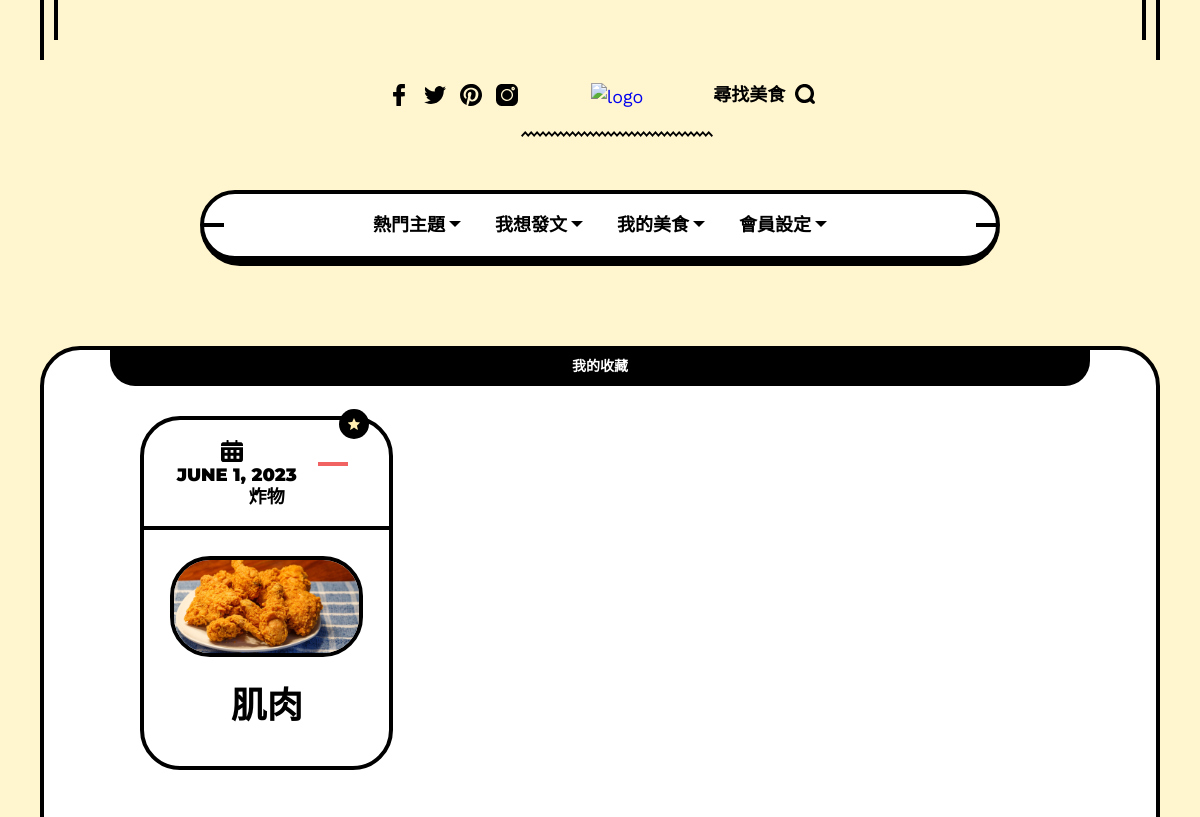
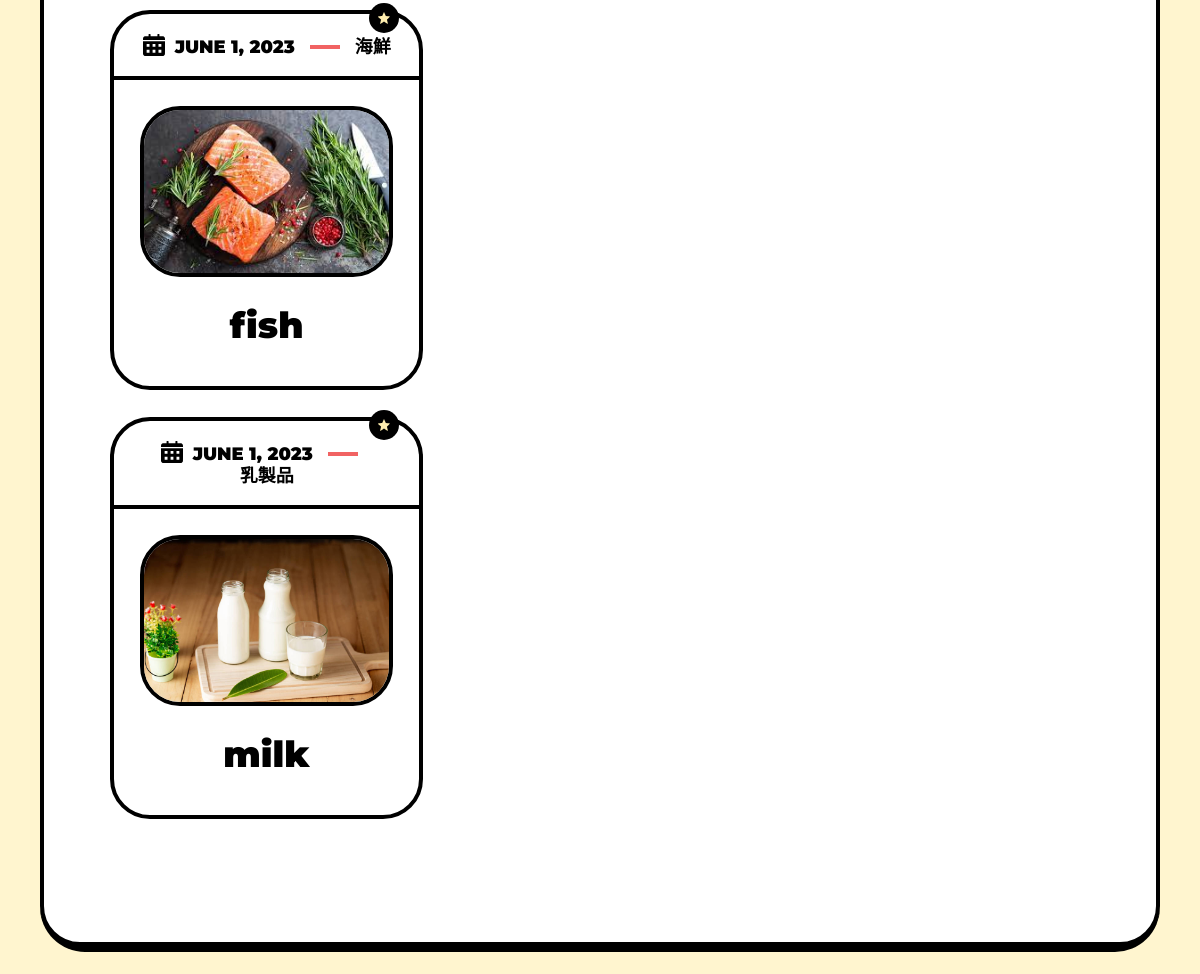
/mylove/ (signed in), run on the app's committed database (2 pictures, top to bottom).
### baseapp/models.py (models this page shows)
class food(models.Model):
    food_no = models.AutoField(primary_key=True,null= False)
    food_name = models.CharField(max_length=100, null = False)
    food_img = models.ImageField(upload_to='image/', blank=False, null=False)
    context = models.CharField(max_length=225,default="沒有內文喔！")
    adr = models.CharField(max_length=225,default=" ")
    username=models.ForeignKey("basedata",on_delete=models.CASCADE)
    tag = models.CharField(max_length=20,null=False,default="0")
    upload_date = models.DateField(default=timezone.now)

### baseapp/views.py (the view)
# urls.py: path('mylove/',views.into_mylove),
def into_mylove(request):
	if request.user.is_authenticated:
		username = request.user.username
		data = food.objects.filter(love__username__exact=username)
		return render(request,'mylove.html',locals())
	else:
		return redirect('/login/')

### templates/mylove.html (shortened to what this page needs)
{% extends 'page.html' %}
{% block content %}
    <div class="xoxo_fn_hassidebar">
        <div class="xoxo_fn_sidebar">
            <div class="container blog_layout_classic_container">
                <div class="widget_block clear widget_xoxo_custom_categories">
                    <div class="wid-title">
                        <span class="text">我的收藏</span>
                    </div>
                    <div class="xoxo_fn_hassidebar">
                        <div class="xoxo_fn_rightsidebar">
                            <ul> {% for data in data%}
                                <div class="blog__item blog__item_classic">
                                   <span class="post_icon">
                                   </span>
                                   <div class="fn__meta">
                                       <p>
                                           <span class="meta_item meta_date">
                                               {{data.upload_date}}
                                           </span>
                                           <span class="meta_item meta_category">
                                               <a class=" fn_last_category" href="/search/{{data.tag}}">{{data.tag}}</a>
                                           </span>
                                       </p>
                                   </div>
                                   <div class="bottom_holder">
                                       <div class="blog__image">
                                           <a href="/quote_post/{{data.food_no}}"><img src="/media/{{data.food_img}}" alt="Post Image"></a>
                                       </div>
                                       <div class="title_holder">
                                           <div class="title">
                                               <h3><a href="/quote_post/{{data.food_no}}">{{data.food_name}}</a></h3>
                                           </div>
                                       </div>
                                   </div>
                               </div>
                                <br>
                            </ul>  {%endfor%}
                        </div>
                    </div>
                </div>
            </div>
        </div>
    </div>
{% endblock %}

### static/css/base.css (style rules this page uses)
iframe,img,table { max-width:100% }
a,abbr,acronym,address,applet,b,big,blockquote,body,caption,center,cite,code,dd,del,dfn,div,dl,dt,em,fieldset,font,form,h1,h2,h3,h4,h5,h6,html,i,iframe,ins,kbd,label,legend,li,object,ol,p,pre,q,s,samp,small,span,strike,strong,sub,sup,table,tbody,td,tfoot,th,thead,tr,tt,u,ul,var { background:0 0; border:0; margin:0; padding:0; vertical-align:baseline; outline:0 }
ol,ul { margin:30px }
img { vertical-align:middle; height: auto; }
h1,h2,h3,h4,h5,h6 { font-weight:500; color:#1e1e1e; margin-bottom:20px }
h3 { font-size:30px }
p { letter-spacing:1px }
ol, ul { margin: 30px; }
h1, h2, h3, h4, h5, h6 { color: var(--xoxo-hc); line-height: 1.44; }
h1 > a, h2 > a, h3 > a, h4 > a, h5 > a, h6 > a { color: var(--xoxo-hc); text-decoration: none; }
h1, h2, h3, h4, h5, h6 { font-family: var(--hff); margin-bottom: 30px; }
body p { margin-bottom: 30px;letter-spacing: 0px; }

### static/css/widgets.css (style rules this page uses)
.xoxo_fn_hassidebar .widget_block:after { content: ''; position: absolute; top: 0; left: -4px; right: -4px; bottom: -10px; z-index: -1; border-radius: 0 0 45px 45px; border-bottom: 10px solid #000; }
.xoxo_fn_hassidebar .widget_block { position: relative; border: 4px solid #000; background-color: #fff; border-radius: 40px; padding: 26px; margin-bottom: 56px; }
.xoxo_fn_hassidebar .wid-title .text { position: relative; margin-top: -30px; background-color: #000; height: 40px; line-height: 40px; white-space: nowrap; -o-text-overflow: ellipsis; text-overflow: ellipsis; overflow: hidden; border-radius: 0 0 25px 25px; text-align: center; font-size: 14px; font-weight: 600; font-family: var(--hff); text-transform: uppercase; color: #fff; display: block; margin-left: 40px; margin-right: 40px; margin-bottom: 30px; padding: 0 10px; }

### data on the page
food: upload_date "JUNE 1, 2023", tag "炸物", food_img (picture), food_name "肌肉"
food: upload_date "JUNE 1, 2023", tag "海鮮", food_img (picture), food_name "fish"
food: upload_date "JUNE 1, 2023", tag "乳製品", food_img (picture), food_name "milk"
